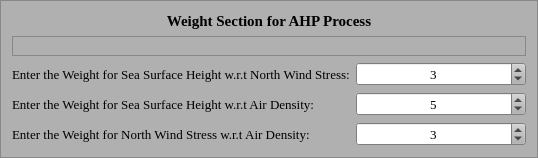
     <widget class="QFrame" name="Weight_Assignment_Section_Frame">
      <property name="minimumSize">
       <size>
        <width>538</width>
        <height>143</height>
       </size>
      </property>
      <property name="maximumSize">
       <size>
        <width>600</width>
        <height>182</height>
       </size>
      </property>
      <property name="palette">
       <palette>
        <active>
         <colorrole role="WindowText">
          <brush brushstyle="SolidPattern">
           <color alpha="255">
            <red>0</red>
            <green>0</green>
            <blue>0</blue>
           </color>
          </brush>
         </colorrole>
         <colorrole role="Button">
          <brush brushstyle="SolidPattern">
           <color alpha="255">
            <red>176</red>
            <green>176</green>
            <blue>176</blue>
           </color>
          </brush>
         </colorrole>
         <colorrole role="Light">
          <brush brushstyle="SolidPattern">
           <color alpha="255">
            <red>255</red>
            <green>255</green>
            <blue>255</blue>
           </color>
          </brush>
         </colorrole>
         <colorrole role="Midlight">
          <brush brushstyle="SolidPattern">
           <color alpha="255">
            <red>215</red>
            <green>215</green>
            <blue>215</blue>
           </color>
          </brush>
         </colorrole>
         <colorrole role="Dark">
          <brush brushstyle="SolidPattern">
           <color alpha="255">
            <red>88</red>
            <green>88</green>
            <blue>88</blue>
           </color>
          </brush>
         </colorrole>
         <colorrole role="Mid">
          <brush brushstyle="SolidPattern">
           <color alpha="255">
            <red>117</red>
            <green>117</green>
            <blue>117</blue>
           </color>
          </brush>
         </colorrole>
         <colorrole role="Text">
          <brush brushstyle="SolidPattern">
           <color alpha="255">
            <red>0</red>
            <green>0</green>
            <blue>0</blue>
           </color>
          </brush>
         </colorrole>
         <colorrole role="BrightText">
          <brush brushstyle="SolidPattern">
           <color alpha="255">
            <red>255</red>
            <green>255</green>
            <blue>255</blue>
           </color>
          </brush>
         </colorrole>
         <colorrole role="ButtonText">
          <brush brushstyle="SolidPattern">
           <color alpha="255">
            <red>0</red>
            <green>0</green>
            <blue>0</blue>
           </color>
          </brush>
         </colorrole>
         <colorrole role="Base">
          <brush brushstyle="SolidPattern">
           <color alpha="255">
            <red>255</red>
            <green>255</green>
            <blue>255</blue>
           </color>
          </brush>
         </colorrole>
         <colorrole role="Window">
          <brush brushstyle="SolidPattern">
           <color alpha="255">
            <red>176</red>
            <green>176</green>
            <blue>176</blue>
           </color>
          </brush>
         </colorrole>
         <colorrole role="Shadow">
          <brush brushstyle="SolidPattern">
           <color alpha="255">
            <red>0</red>
            <green>0</green>
            <blue>0</blue>
           </color>
          </brush>
         </colorrole>
         <colorrole role="AlternateBase">
          <brush brushstyle="SolidPattern">
           <color alpha="255">
            <red>215</red>
            <green>215</green>
            <blue>215</blue>
           </color>
          </brush>
         </colorrole>
         <colorrole role="ToolTipBase">
          <brush brushstyle="SolidPattern">
           <color alpha="255">
            <red>255</red>
            <green>255</green>
            <blue>220</blue>
           </color>
          </brush>
         </colorrole>
         <colorrole role="ToolTipText">
          <brush brushstyle="SolidPattern">
           <color alpha="255">
            <red>0</red>
            <green>0</green>
            <blue>0</blue>
           </color>
          </brush>
         </colorrole>
         <colorrole role="PlaceholderText">
          <brush brushstyle="SolidPattern">
           <color alpha="127">
            <red>0</red>
            <green>0</green>
            <blue>0</blue>
           </color>
          </brush>
         </colorrole>
        </active>
        <inactive>
         <colorrole role="WindowText">
          <brush brushstyle="SolidPattern">
           <color alpha="255">
            <red>0</red>
            <green>0</green>
            <blue>0</blue>
           </color>
          </brush>
         </colorrole>
         <colorrole role="Button">
          <brush brushstyle="SolidPattern">
           <color alpha="255">
            <red>176</red>
            <green>176</green>
            <blue>176</blue>
           </color>
          </brush>
         </colorrole>
         <colorrole role="Light">
          <brush brushstyle="SolidPattern">
           <color alpha="255">
            <red>255</red>
            <green>255</green>
            <blue>255</blue>
           </color>
          </brush>
         </colorrole>
         <colorrole role="Midlight">
          <brush brushstyle="SolidPattern">
           <color alpha="255">
            <red>215</red>
            <green>215</green>
            <blue>215</blue>
           </color>
          </brush>
         </colorrole>
         <colorrole role="Dark">
          <brush brushstyle="SolidPattern">
           <color alpha="255">
            <red>88</red>
            <green>88</green>
            <blue>88</blue>
           </color>
          </brush>
         </colorrole>
         <colorrole role="Mid">
          <brush brushstyle="SolidPattern">
           <color alpha="255">
            <red>117</red>
            <green>117</green>
            <blue>117</blue>
           </color>
          </brush>
         </colorrole>
         <colorrole role="Text">
          <brush brushstyle="SolidPattern">
           <color alpha="255">
            <red>0</red>
            <green>0</green>
            <blue>0</blue>
           </color>
          </brush>
         </colorrole>
         <colorrole role="BrightText">
          <brush brushstyle="SolidPattern">
           <color alpha="255">
            <red>255</red>
            <green>255</green>
            <blue>255</blue>
           </color>
          </brush>
         </colorrole>
         <colorrole role="ButtonText">
          <brush brushstyle="SolidPattern">
           <color alpha="255">
            <red>0</red>
            <green>0</green>
            <blue>0</blue>
           </color>
          </brush>
         </colorrole>
         <colorrole role="Base">
          <brush brushstyle="SolidPattern">
           <color alpha="255">
            <red>255</red>
            <green>255</green>
            <blue>255</blue>
           </color>
          </brush>
         </colorrole>
         <colorrole role="Window">
          <brush brushstyle="SolidPattern">
           <color alpha="255">
            <red>176</red>
            <green>176</green>
            <blue>176</blue>
           </color>
          </brush>
         </colorrole>
         <colorrole role="Shadow">
          <brush brushstyle="SolidPattern">
           <color alpha="255">
            <red>0</red>
            <green>0</green>
            <blue>0</blue>
           </color>
          </brush>
         </colorrole>
         <colorrole role="AlternateBase">
          <brush brushstyle="SolidPattern">
           <color alpha="255">
            <red>215</red>
            <green>215</green>
            <blue>215</blue>
           </color>
          </brush>
         </colorrole>
         <colorrole role="ToolTipBase">
          <brush brushstyle="SolidPattern">
           <color alpha="255">
            <red>255</red>
            <green>255</green>
            <blue>220</blue>
           </color>
          </brush>
         </colorrole>
         <colorrole role="ToolTipText">
          <brush brushstyle="SolidPattern">
           <color alpha="255">
            <red>0</red>
            <green>0</green>
            <blue>0</blue>
           </color>
          </brush>
         </colorrole>
         <colorrole role="PlaceholderText">
          <brush brushstyle="SolidPattern">
           <color alpha="127">
            <red>0</red>
            <green>0</green>
            <blue>0</blue>
           </color>
          </brush>
         </colorrole>
        </inactive>
        <disabled>
         <colorrole role="WindowText">
          <brush brushstyle="SolidPattern">
           <color alpha="255">
            <red>88</red>
            <green>88</green>
            <blue>88</blue>
           </color>
          </brush>
         </colorrole>
         <colorrole role="Button">
          <brush brushstyle="SolidPattern">
           <color alpha="255">
            <red>176</red>
            <green>176</green>
            <blue>176</blue>
           </color>
          </brush>
         </colorrole>
         <colorrole role="Light">
          <brush brushstyle="SolidPattern">
           <color alpha="255">
            <red>255</red>
            <green>255</green>
            <blue>255</blue>
           </color>
          </brush>
         </colorrole>
         <colorrole role="Midlight">
          <brush brushstyle="SolidPattern">
           <color alpha="255">
            <red>215</red>
            <green>215</green>
            <blue>215</blue>
           </color>
          </brush>
         </colorrole>
         <colorrole role="Dark">
          <brush brushstyle="SolidPattern">
           <color alpha="255">
            <red>88</red>
            <green>88</green>
            <blue>88</blue>
           </color>
          </brush>
         </colorrole>
         <colorrole role="Mid">
          <brush brushstyle="SolidPattern">
           <color alpha="255">
            <red>117</red>
            <green>117</green>
            <blue>117</blue>
           </color>
          </brush>
         </colorrole>
         <colorrole role="Text">
          <brush brushstyle="SolidPattern">
           <color alpha="255">
            <red>88</red>
            <green>88</green>
            <blue>88</blue>
           </color>
          </brush>
         </colorrole>
         <colorrole role="BrightText">
          <brush brushstyle="SolidPattern">
           <color alpha="255">
            <red>255</red>
            <green>255</green>
            <blue>255</blue>
           </color>
          </brush>
         </colorrole>
         <colorrole role="ButtonText">
          <brush brushstyle="SolidPattern">
           <color alpha="255">
            <red>88</red>
            <green>88</green>
            <blue>88</blue>
           </color>
          </brush>
         </colorrole>
         <colorrole role="Base">
          <brush brushstyle="SolidPattern">
           <color alpha="255">
            <red>176</red>
            <green>176</green>
            <blue>176</blue>
           </color>
          </brush>
         </colorrole>
         <colorrole role="Window">
          <brush brushstyle="SolidPattern">
           <color alpha="255">
            <red>176</red>
            <green>176</green>
            <blue>176</blue>
           </color>
          </brush>
         </colorrole>
         <colorrole role="Shadow">
          <brush brushstyle="SolidPattern">
           <color alpha="255">
            <red>0</red>
            <green>0</green>
            <blue>0</blue>
           </color>
          </brush>
         </colorrole>
         <colorrole role="AlternateBase">
          <brush brushstyle="SolidPattern">
           <color alpha="255">
            <red>176</red>
            <green>176</green>
            <blue>176</blue>
           </color>
          </brush>
         </colorrole>
         <colorrole role="ToolTipBase">
          <brush brushstyle="SolidPattern">
           <color alpha="255">
            <red>255</red>
            <green>255</green>
            <blue>220</blue>
           </color>
          </brush>
         </colorrole>
         <colorrole role="ToolTipText">
          <brush brushstyle="SolidPattern">
           <color alpha="255">
            <red>0</red>
            <green>0</green>
            <blue>0</blue>
           </color>
          </brush>
         </colorrole>
         <colorrole role="PlaceholderText">
          <brush brushstyle="SolidPattern">
           <color alpha="127">
            <red>88</red>
            <green>88</green>
            <blue>88</blue>
           </color>
          </brush>
         </colorrole>
        </disabled>
       </palette>
      </property>
      <property name="autoFillBackground">
       <bool>true</bool>
      </property>
      <property name="frameShape">
       <enum>QFrame::StyledPanel</enum>
      </property>
      <property name="frameShadow">
       <enum>QFrame::Raised</enum>
      </property>
      <layout class="QGridLayout" name="gridLayout_2">
       <item row="0" column="0" colspan="2">
        <widget class="QLabel" name="Weights_Assignment_Section_Text">
         <property name="font">
          <font>
           <family>Times New Roman</family>
           <pointsize>11</pointsize>
           <bold>true</bold>
          </font>
         </property>
         <property name="text">
          <string>Weight Section for AHP Process</string>
         </property>
         <property name="alignment">
          <set>Qt::AlignCenter</set>
         </property>
        </widget>
       </item>
       <item row="1" column="0" colspan="2">
        <widget class="QFrame" name="frame_3">
         <property name="frameShape">
          <enum>QFrame::StyledPanel</enum>
         </property>
         <property name="frameShadow">
          <enum>QFrame::Raised</enum>
         </property>
         <layout class="QGridLayout" name="gridLayout_4">
          <item row="0" column="0">
           <layout class="QGridLayout" name="gridLayout_3"/>
          </item>
         </layout>
        </widget>
       </item>
       <item row="2" column="0">
        <widget class="QLabel" name="SSH_Wind_Stress_Weight_Input_Label">
         <property name="sizePolicy">
          <sizepolicy hsizetype="Fixed" vsizetype="Preferred">
           <horstretch>0</horstretch>
           <verstretch>0</verstretch>
          </sizepolicy>
         </property>
         <property name="font">
          <font>
           <family>Times New Roman</family>
           <pointsize>10</pointsize>
          </font>
         </property>
         <property name="text">
          <string>Enter the Weight for Sea Surface Height w.r.t North Wind Stress:</string>
         </property>
        </widget>
       </item>
       <item row="2" column="1">
        <widget class="QSpinBox" name="SSH_Wind_Stress_Weight_Input">
         <property name="sizePolicy">
          <sizepolicy hsizetype="Preferred" vsizetype="Fixed">
           <horstretch>0</horstretch>
           <verstretch>0</verstretch>
          </sizepolicy>
         </property>
         <property name="font">
          <font>
           <family>Times New Roman</family>
           <pointsize>10</pointsize>
          </font>
         </property>
         <property name="alignment">
          <set>Qt::AlignCenter</set>
         </property>
         <property name="minimum">
          <number>1</number>
         </property>
         <property name="maximum">
          <number>9</number>
         </property>
         <property name="value">
          <number>3</number>
         </property>
        </widget>
       </item>
       <item row="3" column="0">
        <widget class="QLabel" name="SSH_Air_Density_Weight_Input_Label">
         <property name="sizePolicy">
          <sizepolicy hsizetype="Fixed" vsizetype="Preferred">
           <horstretch>0</horstretch>
           <verstretch>0</verstretch>
          </sizepolicy>
         </property>
         <property name="font">
          <font>
           <family>Times New Roman</family>
           <pointsize>10</pointsize>
          </font>
         </property>
         <property name="text">
          <string>Enter the Weight for Sea Surface Height w.r.t Air Density:</string>
         </property>
        </widget>
       </item>
       <item row="3" column="1">
        <widget class="QSpinBox" name="SSH_Air_Density_Wight_Input">
         <property name="sizePolicy">
          <sizepolicy hsizetype="Preferred" vsizetype="Fixed">
           <horstretch>0</horstretch>
           <verstretch>0</verstretch>
          </sizepolicy>
         </property>
         <property name="font">
          <font>
           <family>Times New Roman</family>
           <pointsize>10</pointsize>
          </font>
         </property>
         <property name="alignment">
          <set>Qt::AlignCenter</set>
         </property>
         <property name="minimum">
          <number>1</number>
         </property>
         <property name="maximum">
          <number>9</number>
         </property>
         <property name="value">
          <number>5</number>
         </property>
        </widget>
       </item>
       <item row="4" column="0">
        <widget class="QLabel" name="Air_Density_Wind_Stress_Weight_Input_Label">
         <property name="sizePolicy">
          <sizepolicy hsizetype="Fixed" vsizetype="Preferred">
           <horstretch>0</horstretch>
           <verstretch>0</verstretch>
          </sizepolicy>
         </property>
         <property name="font">
          <font>
           <family>Times New Roman</family>
           <pointsize>10</pointsize>
          </font>
         </property>
         <property name="text">
          <string>Enter the Weight for North Wind Stress w.r.t Air Density:</string>
         </property>
        </widget>
       </item>
       <item row="4" column="1">
        <widget class="QSpinBox" name="Wind_Stress_Air_Density_Weight_Input">
         <property name="sizePolicy">
          <sizepolicy hsizetype="Preferred" vsizetype="Fixed">
           <horstretch>0</horstretch>
           <verstretch>0</verstretch>
          </sizepolicy>
         </property>
         <property name="font">
          <font>
           <family>Times New Roman</family>
           <pointsize>10</pointsize>
          </font>
         </property>
         <property name="alignment">
          <set>Qt::AlignCenter</set>
         </property>
         <property name="minimum">
          <number>1</number>
         </property>
         <property name="maximum">
          <number>9</number>
         </property>
         <property name="value">
          <number>3</number>
         </property>
        </widget>
       </item>
      </layout>
     </widget>
